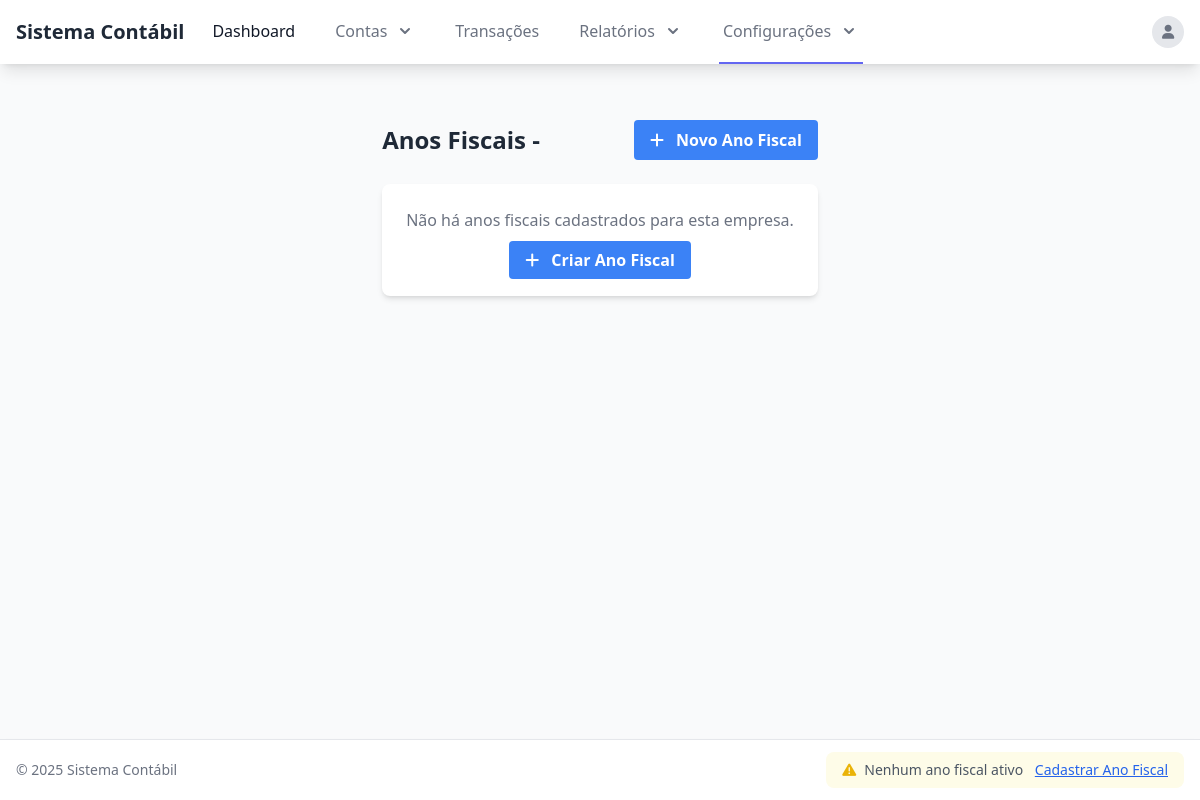
The page /fiscal-year/ (signed in) on the database as committed earlier.
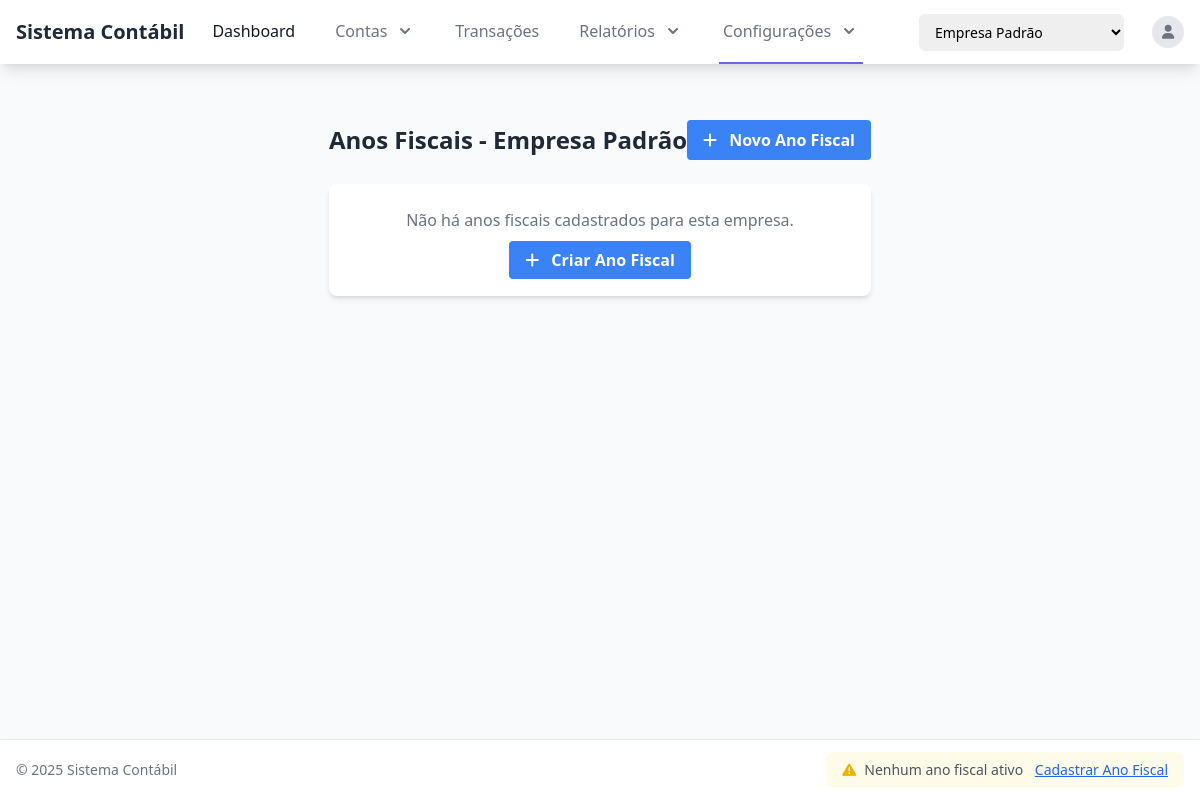
The same page on the database as committed later.
### accounts/models.py (models this page shows, shortened)
class Company(models.Model):
    name = models.CharField(_('Nome'), max_length=100)
    tax_id = models.CharField(_('CNPJ'), max_length=14, unique=True)
    address = models.TextField(_('Endereço'), blank=True)
    phone = models.CharField(_('Telefone'), max_length=20, blank=True)
    email = models.EmailField(_('Email'), blank=True)
    created_at = models.DateTimeField(_('Criado em'), auto_now_add=True)
    updated_at = models.DateTimeField(_('Atualizado em'), auto_now=True)
    class Meta:
        verbose_name = _('Empresa')
        verbose_name_plural = _('Empresas')

### core/views.py (the view)
# urls.py: path('fiscal-year/', views.FiscalYearListView.as_view(), name='fiscal_year_list'),
class FiscalYearListView(LoginRequiredMixin, ListView):
    model = FiscalYear
    template_name = 'core/fiscal_year_list.html'
    context_object_name = 'fiscal_years'
    def get_queryset(self):
        company = getattr(self.request, 'current_company', None)
        if company:
            return FiscalYear.objects.filter(company=company).order_by('-start_date')
        return FiscalYear.objects.none()
    def get_context_data(self, **kwargs):
        context = super().get_context_data(**kwargs)
        context['company'] = getattr(self.request, 'current_company', None)
        return context

### core/context_processors.py (called while the page is built)
def active_fiscal_year(request):
    context = {
        'active_fiscal_year': None
    }
    if hasattr(request, 'current_company') and request.current_company:
        today = date.today()
        fiscal_year = FiscalYear.objects.filter(
            company=request.current_company,
            start_date__lte=today,
            end_date__gte=today,
            is_closed=False
        ).first()
        context['active_fiscal_year'] = fiscal_year
    return context

### templates/core/fiscal_year_list.html (shortened to what the changed rows need)
{% extends 'base.html' %}
{% load static %}
{% block content %}
<div class="container mx-auto px-4 py-8">
    <div class="flex justify-between items-center mb-6">
        <h1 class="text-2xl font-bold text-gray-800">Anos Fiscais - {{ company.name }}</h1>
        <a href="{% url 'fiscal_year_create' %}?company={{ company.id }}" class="bg-blue-500 hover:bg-blue-600 text-white font-semibold py-2 px-4 rounded">
            <i class="fas fa-plus mr-2"></i> Novo Ano Fiscal
        </a>
    </div>
</div>
{% endblock %}

Rows that differ between the two databases and show on the page:
added Company: name "Empresa Padrão"
Other text that changed with them:
form field company_id: (not shown) → "Empresa Padrão"
